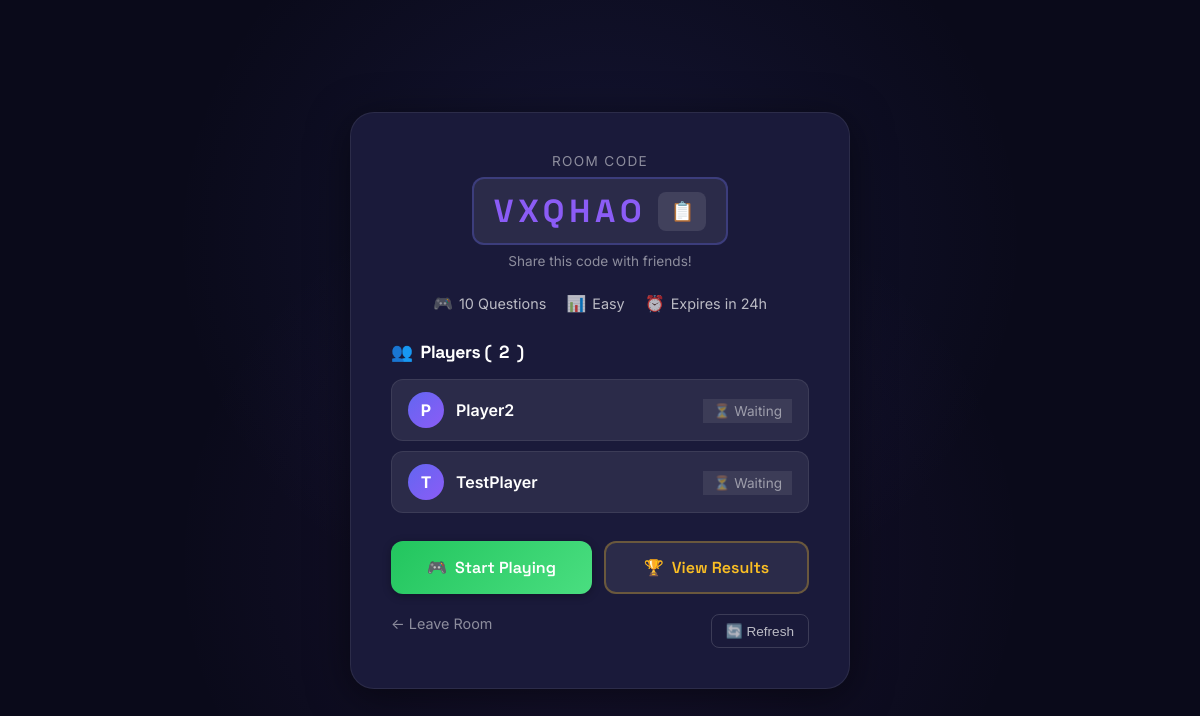
Screenshot of /room/VXQHAO with the database file from the repository.
### tables this page shows
CREATE TABLE rooms (
            id INTEGER PRIMARY KEY AUTOINCREMENT,
            room_code TEXT UNIQUE NOT NULL,
            created_at TEXT NOT NULL,
            expires_at TEXT NOT NULL,
            host_name TEXT NOT NULL,
            categories TEXT,
            difficulty TEXT,
            question_ids TEXT NOT NULL,
            status TEXT DEFAULT 'waiting'
        );

CREATE TABLE room_players (
            id INTEGER PRIMARY KEY AUTOINCREMENT,
            room_id INTEGER NOT NULL,
            player_name TEXT NOT NULL,
            score INTEGER DEFAULT 0,
            correct_count INTEGER DEFAULT 0,
            best_streak INTEGER DEFAULT 0,
            completed INTEGER DEFAULT 0,
            completed_at TEXT,
            FOREIGN KEY (room_id) REFERENCES rooms(id),
            UNIQUE(room_id, player_name)
        );

### main.py (the view)
@app.get("/room/{room_code}", response_class=HTMLResponse)
async def room_page(request: Request, room_code: str):
    room = rooms.get_room(room_code)
    if not room:
        return templates.TemplateResponse("lobby.html", {
            "request": request,
            "error": "Room not found or expired"
        })
    players = rooms.get_room_players(room_code)
    return templates.TemplateResponse("room.html", {
        "request": request,
        "room": room,
        "players": players
    })

### templates/room.html (shortened to what this page needs)
<!DOCTYPE html>
<html lang="en">
<head>
    <link rel="stylesheet" href="/static/style.css">
</head>
<body class="room-page">
    <div class="room-container">
        <div class="room-card bounce-in">
            <div class="room-header">
                <div class="room-code-display">
                    <span class="room-label">Room Code</span>
                    <div class="room-code-box">
                        <span class="room-code" id="room-code">{{ room.room_code }}</span>
                        <button class="copy-btn" id="copy-btn" title="Copy code">
                            &#x1F4CB;
                        </button>
                    </div>
                    <p class="share-hint">Share this code with friends!</p>
                </div>
            </div>
            <div class="room-info">
                <div class="info-item">
                    <span class="info-icon">&#x1F3AE;</span>
                    <span class="info-text">{{ room.question_ids|length }} Questions</span>
                </div>
                <div class="info-item">
                    <span class="info-icon">&#x1F4CA;</span>
                    <span class="info-text">{{ room.difficulty|title }}</span>
                </div>
                <div class="info-item">
                    <span class="info-icon">&#x23F0;</span>
                    <span class="info-text">Expires in 24h</span>
                </div>
            </div>
            <div class="players-section">
                <h3 class="players-title">
                    <span>&#x1F465;</span>
                    Players (<span id="player-count">{{ players|length }}</span>)
                </h3>
                <div class="players-list" id="players-list">
                    {% for player in players %}
                    <div class="player-item {{ 'completed' if player.completed else 'waiting' }}">
                        <span class="player-avatar">{{ player.player_name[0]|upper }}</span>
                        <span class="player-name">{{ player.player_name }}</span>
                        <span class="player-status">
                            {% if player.completed %}
                            <span class="status-badge completed">&#x2705; {{ player.score }} pts</span>
                            {% else %}
                            <span class="status-badge waiting">&#x23F3; Waiting</span>
                            {% endif %}
                        </span>
                    </div>
                    {% endfor %}
                </div>
            </div>
            <div class="room-actions">
                <button class="play-btn" id="play-btn">
                    <span>&#x1F3AE;</span>
                    <span>Start Playing</span>
                </button>
                <button class="results-btn" id="results-btn">
                    <span>&#x1F3C6;</span>
                    <span>View Results</span>
                </button>
            </div>
            <div class="room-footer">
                <a href="/lobby" class="back-link">&#x2190; Leave Room</a>
                <button class="refresh-btn" id="refresh-btn">&#x1F504; Refresh</button>
            </div>
        </div>
    </div>
</body>
</html>

### rows the page displays
rooms: room_code "VXQHAO", difficulty "Easy"
room_players: player_name "P", player_name "Player2", completed "⏳ Waiting"
room_players: player_name "T", player_name "TestPlayer", completed "⏳ Waiting"

### other values shown
{{ room.question_ids|length }} "10"
{{ players|length }} "2"
